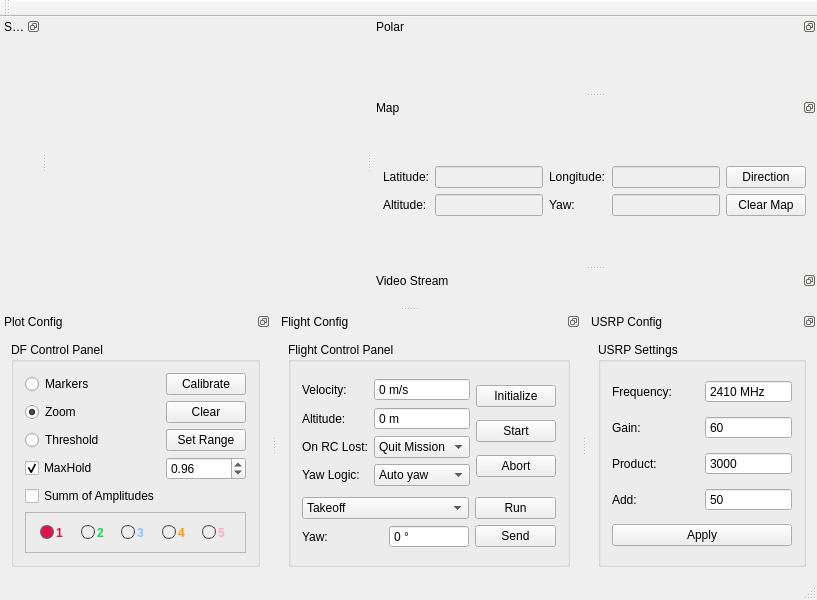
<?xml version="1.0" encoding="UTF-8"?>
<ui version="4.0">
 <class>MatriceDFView</class>
 <widget class="QMainWindow" name="MatriceDFView">
  <property name="geometry">
   <rect>
    <x>0</x>
    <y>0</y>
    <width>817</width>
    <height>600</height>
   </rect>
  </property>
  <property name="windowTitle">
   <string>MatriceDFView</string>
  </property>
  <widget class="QWidget" name="centralWidget"/>
  <widget class="QMenuBar" name="menuBar">
   <property name="geometry">
    <rect>
     <x>0</x>
     <y>0</y>
     <width>817</width>
     <height>21</height>
    </rect>
   </property>
  </widget>
  <widget class="QToolBar" name="mainToolBar">
   <attribute name="toolBarArea">
    <enum>TopToolBarArea</enum>
   </attribute>
   <attribute name="toolBarBreak">
    <bool>false</bool>
   </attribute>
  </widget>
  <widget class="QStatusBar" name="statusBar"/>
  <widget class="QDockWidget" name="spectrumDockWidget">
   <property name="sizePolicy">
    <sizepolicy hsizetype="Minimum" vsizetype="Preferred">
     <horstretch>0</horstretch>
     <verstretch>0</verstretch>
    </sizepolicy>
   </property>
   <property name="features">
    <set>QDockWidget::DockWidgetFloatable|QDockWidget::DockWidgetMovable</set>
   </property>
   <property name="windowTitle">
    <string>Spectrum</string>
   </property>
   <attribute name="dockWidgetArea">
    <number>1</number>
   </attribute>
   <widget class="QWidget" name="spectrumWidget">
    <layout class="QVBoxLayout" name="analysisLayout"/>
   </widget>
  </widget>
  <widget class="QDockWidget" name="polarDockWidget">
   <property name="sizePolicy">
    <sizepolicy hsizetype="Expanding" vsizetype="MinimumExpanding">
     <horstretch>0</horstretch>
     <verstretch>0</verstretch>
    </sizepolicy>
   </property>
   <property name="features">
    <set>QDockWidget::DockWidgetFloatable|QDockWidget::DockWidgetMovable</set>
   </property>
   <property name="windowTitle">
    <string>Polar</string>
   </property>
   <attribute name="dockWidgetArea">
    <number>2</number>
   </attribute>
   <widget class="QWidget" name="polarWidget">
    <layout class="QHBoxLayout" name="polarLayout"/>
   </widget>
  </widget>
  <widget class="QDockWidget" name="mapDockWidget">
   <property name="sizePolicy">
    <sizepolicy hsizetype="Minimum" vsizetype="Minimum">
     <horstretch>0</horstretch>
     <verstretch>0</verstretch>
    </sizepolicy>
   </property>
   <property name="floating">
    <bool>true</bool>
   </property>
   <property name="features">
    <set>QDockWidget::DockWidgetFloatable|QDockWidget::DockWidgetMovable</set>
   </property>
   <property name="windowTitle">
    <string>Map</string>
   </property>
   <attribute name="dockWidgetArea">
    <number>2</number>
   </attribute>
   <widget class="QWidget" name="mapWidget">
    <layout class="QVBoxLayout" name="verticalLayout_3">
     <item>
      <layout class="QVBoxLayout" name="mapLayout"/>
     </item>
     <item>
      <layout class="QGridLayout" name="gridLayout_6">
       <item row="1" column="1">
        <widget class="QLineEdit" name="mapAltitudeLine">
         <property name="enabled">
          <bool>false</bool>
         </property>
        </widget>
       </item>
       <item row="1" column="4">
        <widget class="QPushButton" name="clearMapButton">
         <property name="text">
          <string>Clear Map</string>
         </property>
        </widget>
       </item>
       <item row="0" column="4">
        <widget class="QPushButton" name="makeDirectionButton">
         <property name="text">
          <string>Direction</string>
         </property>
        </widget>
       </item>
       <item row="0" column="2">
        <widget class="QLabel" name="mapLongitudeLabel">
         <property name="text">
          <string>Longitude:</string>
         </property>
        </widget>
       </item>
       <item row="0" column="3">
        <widget class="QLineEdit" name="mapLongitudeLine">
         <property name="enabled">
          <bool>false</bool>
         </property>
        </widget>
       </item>
       <item row="0" column="0">
        <widget class="QLabel" name="mapLatitudeLabel">
         <property name="text">
          <string>Latitude:</string>
         </property>
        </widget>
       </item>
       <item row="0" column="1">
        <widget class="QLineEdit" name="mapLatitudeLine">
         <property name="enabled">
          <bool>false</bool>
         </property>
        </widget>
       </item>
       <item row="1" column="0">
        <widget class="QLabel" name="mapAltitudeLabel">
         <property name="text">
          <string>Altitude:</string>
         </property>
        </widget>
       </item>
       <item row="1" column="2">
        <widget class="QLabel" name="mapYawLabel">
         <property name="text">
          <string>Yaw:</string>
         </property>
        </widget>
       </item>
       <item row="1" column="3">
        <widget class="QLineEdit" name="mapYawLine">
         <property name="enabled">
          <bool>false</bool>
         </property>
        </widget>
       </item>
      </layout>
     </item>
    </layout>
   </widget>
  </widget>
  <widget class="QDockWidget" name="videoDockWidget">
   <property name="sizePolicy">
    <sizepolicy hsizetype="Minimum" vsizetype="Minimum">
     <horstretch>0</horstretch>
     <verstretch>0</verstretch>
    </sizepolicy>
   </property>
   <property name="floating">
    <bool>false</bool>
   </property>
   <property name="features">
    <set>QDockWidget::DockWidgetFloatable|QDockWidget::DockWidgetMovable</set>
   </property>
   <property name="windowTitle">
    <string>Video Stream</string>
   </property>
   <attribute name="dockWidgetArea">
    <number>2</number>
   </attribute>
   <widget class="QWidget" name="videoWidget"/>
  </widget>
  <widget class="QDockWidget" name="plotConfigDockWidget">
   <property name="sizePolicy">
    <sizepolicy hsizetype="Maximum" vsizetype="Maximum">
     <horstretch>0</horstretch>
     <verstretch>0</verstretch>
    </sizepolicy>
   </property>
   <property name="features">
    <set>QDockWidget::DockWidgetFloatable|QDockWidget::DockWidgetMovable</set>
   </property>
   <property name="allowedAreas">
    <set>Qt::BottomDockWidgetArea|Qt::RightDockWidgetArea|Qt::TopDockWidgetArea</set>
   </property>
   <property name="windowTitle">
    <string>Plot Config</string>
   </property>
   <attribute name="dockWidgetArea">
    <number>8</number>
   </attribute>
   <widget class="QWidget" name="plotConfigWidget">
    <layout class="QVBoxLayout" name="verticalLayout">
     <item>
      <widget class="QGroupBox" name="dfControlBox">
       <property name="title">
        <string>DF Control Panel</string>
       </property>
       <layout class="QGridLayout" name="gridLayout">
        <item row="3" column="1">
         <widget class="QDoubleSpinBox" name="expSpinBox">
          <property name="minimum">
           <double>0.900000000000000</double>
          </property>
          <property name="maximum">
           <double>1.000000000000000</double>
          </property>
          <property name="singleStep">
           <double>0.010000000000000</double>
          </property>
          <property name="value">
           <double>0.960000000000000</double>
          </property>
         </widget>
        </item>
        <item row="0" column="1">
         <widget class="QPushButton" name="calibrateButton">
          <property name="text">
           <string>Calibrate</string>
          </property>
          <property name="checkable">
           <bool>true</bool>
          </property>
         </widget>
        </item>
        <item row="1" column="1">
         <widget class="QPushButton" name="clearDiagramButton">
          <property name="text">
           <string>Clear</string>
          </property>
         </widget>
        </item>
        <item row="5" column="0" colspan="2">
         <widget class="QFrame" name="markerFrame">
          <property name="frameShape">
           <enum>QFrame::StyledPanel</enum>
          </property>
          <property name="frameShadow">
           <enum>QFrame::Plain</enum>
          </property>
          <property name="midLineWidth">
           <number>1</number>
          </property>
          <layout class="QHBoxLayout" name="horizontalLayout">
           <item>
            <widget class="QRadioButton" name="marker1">
             <property name="font">
              <font>
               <weight>75</weight>
               <bold>true</bold>
              </font>
             </property>
             <property name="styleSheet">
              <string notr="true">QRadioButton {
        color: #dc144b;
        padding: 1px 7px 1px 3px;
        spacing: 2px;
}

QRadioButton::indicator::unchecked {
        background-color: #EEEEEE;
        border: 1px solid #424242;
        border-radius: 7px;
}

QRadioButton::indicator::checked {
        background-color: #dc144b;
	   border: 1px solid #536D79;
        border-radius: 7px;
}</string>
             </property>
             <property name="text">
              <string>1</string>
             </property>
             <property name="checked">
              <bool>true</bool>
             </property>
             <attribute name="buttonGroup">
              <string notr="true">markersButtonGroup</string>
             </attribute>
            </widget>
           </item>
           <item>
            <widget class="QRadioButton" name="marker2">
             <property name="font">
              <font>
               <weight>75</weight>
               <bold>true</bold>
              </font>
             </property>
             <property name="styleSheet">
              <string notr="true">QRadioButton {
        color: #0bda51;
        padding: 1px 7px 1px 3px;
        spacing: 2px;
}

QRadioButton::indicator::unchecked {
        background-color: #EEEEEE;
        border: 1px solid #424242;
        border-radius: 7px;
}

QRadioButton::indicator::checked {
        background-color: #0bda51;
	    border: 1px solid #536D79;
        border-radius: 7px;
}</string>
             </property>
             <property name="text">
              <string>2</string>
             </property>
             <attribute name="buttonGroup">
              <string notr="true">markersButtonGroup</string>
             </attribute>
            </widget>
           </item>
           <item>
            <widget class="QRadioButton" name="marker3">
             <property name="font">
              <font>
               <weight>75</weight>
               <bold>true</bold>
              </font>
             </property>
             <property name="styleSheet">
              <string notr="true">QRadioButton {
        color: #7fc7ff;
        padding: 1px 7px 1px 3px;
        spacing: 2px;
}

QRadioButton::indicator::unchecked {
        background-color: #EEEEEE;
        border: 1px solid #424242;
        border-radius: 7px;
}

QRadioButton::indicator::checked {
        background-color: #7fc7ff;
	    border: 1px solid #536D79;
        border-radius: 7px;
}</string>
             </property>
             <property name="text">
              <string>3</string>
             </property>
             <attribute name="buttonGroup">
              <string notr="true">markersButtonGroup</string>
             </attribute>
            </widget>
           </item>
           <item>
            <widget class="QRadioButton" name="marker4">
             <property name="font">
              <font>
               <weight>75</weight>
               <bold>true</bold>
              </font>
             </property>
             <property name="styleSheet">
              <string notr="true">QRadioButton {
        color: #ff9900;
        padding: 1px 7px 1px 3px;
        spacing: 2px;
}

QRadioButton::indicator::unchecked {
        background-color: #EEEEEE;
        border: 1px solid #424242;
        border-radius: 7px;
}

QRadioButton::indicator::checked {
        background-color: #ff9900;
	    border: 1px solid #536D79;
        border-radius: 7px;
}</string>
             </property>
             <property name="text">
              <string>4</string>
             </property>
             <attribute name="buttonGroup">
              <string notr="true">markersButtonGroup</string>
             </attribute>
            </widget>
           </item>
           <item>
            <widget class="QRadioButton" name="marker5">
             <property name="font">
              <font>
               <weight>75</weight>
               <bold>true</bold>
              </font>
             </property>
             <property name="styleSheet">
              <string notr="true">QRadioButton {
        color: #ffaacc;
        padding: 1px 7px 1px 3px;
        spacing: 2px;
}

QRadioButton::indicator::unchecked {
        background-color: #EEEEEE;
        border: 1px solid #424242;
        border-radius: 7px;
}

QRadioButton::indicator::checked {
        background-color: #ffaacc;
	    border: 1px solid #536D79;
        border-radius: 7px;
}</string>
             </property>
             <property name="text">
              <string>5</string>
             </property>
             <attribute name="buttonGroup">
              <string notr="true">markersButtonGroup</string>
             </attribute>
            </widget>
           </item>
          </layout>
         </widget>
        </item>
        <item row="0" column="0">
         <widget class="QRadioButton" name="markersRadioButton">
          <property name="text">
           <string>Markers</string>
          </property>
          <property name="checked">
           <bool>false</bool>
          </property>
          <attribute name="buttonGroup">
           <string notr="true">modeButtonGroup</string>
          </attribute>
         </widget>
        </item>
        <item row="2" column="1">
         <widget class="QPushButton" name="setRangeButton">
          <property name="text">
           <string>Set Range</string>
          </property>
         </widget>
        </item>
        <item row="3" column="0">
         <widget class="QCheckBox" name="maxHoldCheckBox">
          <property name="text">
           <string>MaxHold</string>
          </property>
          <property name="checked">
           <bool>true</bool>
          </property>
         </widget>
        </item>
        <item row="1" column="0">
         <widget class="QRadioButton" name="zoomRadioButton">
          <property name="text">
           <string>Zoom</string>
          </property>
          <property name="checked">
           <bool>true</bool>
          </property>
          <attribute name="buttonGroup">
           <string notr="true">modeButtonGroup</string>
          </attribute>
         </widget>
        </item>
        <item row="2" column="0">
         <widget class="QRadioButton" name="threshRadioButton">
          <property name="text">
           <string>Threshold</string>
          </property>
          <attribute name="buttonGroup">
           <string notr="true">modeButtonGroup</string>
          </attribute>
         </widget>
        </item>
        <item row="4" column="0">
         <widget class="QCheckBox" name="amModeCheckBox">
          <property name="text">
           <string>Summ of Amplitudes</string>
          </property>
         </widget>
        </item>
       </layout>
      </widget>
     </item>
    </layout>
   </widget>
  </widget>
  <widget class="QDockWidget" name="flightConfigDockWidget">
   <property name="sizePolicy">
    <sizepolicy hsizetype="Maximum" vsizetype="Maximum">
     <horstretch>0</horstretch>
     <verstretch>0</verstretch>
    </sizepolicy>
   </property>
   <property name="features">
    <set>QDockWidget::DockWidgetFloatable|QDockWidget::DockWidgetMovable</set>
   </property>
   <property name="allowedAreas">
    <set>Qt::BottomDockWidgetArea|Qt::RightDockWidgetArea|Qt::TopDockWidgetArea</set>
   </property>
   <property name="windowTitle">
    <string>Flight Config</string>
   </property>
   <attribute name="dockWidgetArea">
    <number>8</number>
   </attribute>
   <widget class="QWidget" name="flightConfigWidget">
    <layout class="QGridLayout" name="gridLayout_4">
     <item row="0" column="0">
      <widget class="QGroupBox" name="flightControlBox">
       <property name="title">
        <string>Flight Control Panel</string>
       </property>
       <layout class="QGridLayout" name="gridLayout_5">
        <item row="0" column="0">
         <layout class="QFormLayout" name="flightParametersLayout">
          <item row="0" column="0">
           <widget class="QLabel" name="velocityLabel">
            <property name="text">
             <string>Velocity:</string>
            </property>
           </widget>
          </item>
          <item row="1" column="0">
           <widget class="QLabel" name="altitudeLabel">
            <property name="text">
             <string>Altitude:</string>
            </property>
           </widget>
          </item>
          <item row="2" column="0">
           <widget class="QLabel" name="onRCLostLabel">
            <property name="text">
             <string>On RC Lost:</string>
            </property>
           </widget>
          </item>
          <item row="3" column="0">
           <widget class="QLabel" name="yawLogicLabel">
            <property name="text">
             <string>Yaw Logic:</string>
            </property>
           </widget>
          </item>
          <item row="0" column="1">
           <widget class="QSpinBox" name="wpVelocitySpinBox">
            <property name="buttonSymbols">
             <enum>QAbstractSpinBox::NoButtons</enum>
            </property>
            <property name="suffix">
             <string> m/s</string>
            </property>
            <property name="maximum">
             <number>50</number>
            </property>
           </widget>
          </item>
          <item row="1" column="1">
           <widget class="QSpinBox" name="wpAltitudeSpinBox">
            <property name="buttonSymbols">
             <enum>QAbstractSpinBox::NoButtons</enum>
            </property>
            <property name="suffix">
             <string> m</string>
            </property>
            <property name="maximum">
             <number>150</number>
            </property>
           </widget>
          </item>
          <item row="2" column="1">
           <widget class="QComboBox" name="wpRCLostComboBox">
            <item>
             <property name="text">
              <string>Quit Mission</string>
             </property>
            </item>
            <item>
             <property name="text">
              <string>Keep Going</string>
             </property>
            </item>
           </widget>
          </item>
          <item row="3" column="1">
           <widget class="QComboBox" name="wpYawComboBox">
            <item>
             <property name="text">
              <string>Auto yaw</string>
             </property>
            </item>
            <item>
             <property name="text">
              <string>No yaw</string>
             </property>
            </item>
            <item>
             <property name="text">
              <string>RC yaw</string>
             </property>
            </item>
            <item>
             <property name="text">
              <string>Waypoint</string>
             </property>
            </item>
           </widget>
          </item>
         </layout>
        </item>
        <item row="0" column="1">
         <layout class="QVBoxLayout" name="missionControlLayout">
          <item>
           <widget class="QPushButton" name="wpInitButton">
            <property name="text">
             <string>Initialize</string>
            </property>
           </widget>
          </item>
          <item>
           <widget class="QPushButton" name="wpStartButton">
            <property name="text">
             <string>Start</string>
            </property>
           </widget>
          </item>
          <item>
           <widget class="QPushButton" name="wpAbortButton">
            <property name="text">
             <string>Abort</string>
            </property>
           </widget>
          </item>
         </layout>
        </item>
        <item row="1" column="0" colspan="2">
         <layout class="QGridLayout" name="simpleCommandsLayout">
          <item row="1" column="1">
           <widget class="QSpinBox" name="commandYawSpinBox">
            <property name="buttonSymbols">
             <enum>QAbstractSpinBox::NoButtons</enum>
            </property>
            <property name="suffix">
             <string> °</string>
            </property>
            <property name="maximum">
             <number>359</number>
            </property>
           </widget>
          </item>
          <item row="1" column="0">
           <widget class="QLabel" name="commandYawLabel">
            <property name="text">
             <string>Yaw:</string>
            </property>
           </widget>
          </item>
          <item row="1" column="2">
           <widget class="QPushButton" name="yawSendButton">
            <property name="text">
             <string>Send</string>
            </property>
           </widget>
          </item>
          <item row="0" column="2">
           <widget class="QPushButton" name="runCommandButton">
            <property name="text">
             <string>Run</string>
            </property>
           </widget>
          </item>
          <item row="0" column="0" colspan="2">
           <widget class="QComboBox" name="commandComboBox">
            <item>
             <property name="text">
              <string>Takeoff</string>
             </property>
            </item>
            <item>
             <property name="text">
              <string>Land</string>
             </property>
            </item>
            <item>
             <property name="text">
              <string>Go Home</string>
             </property>
            </item>
            <item>
             <property name="text">
              <string>Exit Takeoff</string>
             </property>
            </item>
            <item>
             <property name="text">
              <string>Exit Landing</string>
             </property>
            </item>
            <item>
             <property name="text">
              <string>Exig GoHome</string>
             </property>
            </item>
            <item>
             <property name="text">
              <string>Calibrate Compass</string>
             </property>
            </item>
            <item>
             <property name="text">
              <string>Exit Compass Calibration</string>
             </property>
            </item>
            <item>
             <property name="text">
              <string>Landing Gear Up</string>
             </property>
            </item>
            <item>
             <property name="text">
              <string>Landing Gear Down</string>
             </property>
            </item>
           </widget>
          </item>
         </layout>
        </item>
       </layout>
      </widget>
     </item>
    </layout>
   </widget>
  </widget>
  <widget class="QDockWidget" name="usrpConfigDockWidget">
   <property name="sizePolicy">
    <sizepolicy hsizetype="Maximum" vsizetype="Maximum">
     <horstretch>0</horstretch>
     <verstretch>0</verstretch>
    </sizepolicy>
   </property>
   <property name="features">
    <set>QDockWidget::DockWidgetFloatable|QDockWidget::DockWidgetMovable</set>
   </property>
   <property name="allowedAreas">
    <set>Qt::BottomDockWidgetArea|Qt::RightDockWidgetArea|Qt::TopDockWidgetArea</set>
   </property>
   <property name="windowTitle">
    <string>USRP Config</string>
   </property>
   <attribute name="dockWidgetArea">
    <number>8</number>
   </attribute>
   <widget class="QWidget" name="usrpConfigWidget">
    <layout class="QGridLayout" name="gridLayout_2">
     <item row="0" column="0">
      <widget class="QGroupBox" name="usrpBox">
       <property name="title">
        <string>USRP Settings</string>
       </property>
       <layout class="QGridLayout" name="gridLayout_3">
        <item row="0" column="0">
         <widget class="QLabel" name="frequencyLabel">
          <property name="text">
           <string>Frequency:</string>
          </property>
         </widget>
        </item>
        <item row="0" column="1">
         <widget class="QDoubleSpinBox" name="frequencySpinBox">
          <property name="buttonSymbols">
           <enum>QAbstractSpinBox::NoButtons</enum>
          </property>
          <property name="suffix">
           <string> MHz</string>
          </property>
          <property name="decimals">
           <number>0</number>
          </property>
          <property name="minimum">
           <double>70.000000000000000</double>
          </property>
          <property name="maximum">
           <double>6000.000000000000000</double>
          </property>
          <property name="value">
           <double>2410.000000000000000</double>
          </property>
         </widget>
        </item>
        <item row="1" column="0">
         <widget class="QLabel" name="gainLabel">
          <property name="text">
           <string>Gain:</string>
          </property>
         </widget>
        </item>
        <item row="3" column="1">
         <widget class="QDoubleSpinBox" name="addSpinxBox">
          <property name="buttonSymbols">
           <enum>QAbstractSpinBox::NoButtons</enum>
          </property>
          <property name="decimals">
           <number>0</number>
          </property>
          <property name="maximum">
           <double>32000.000000000000000</double>
          </property>
          <property name="value">
           <double>50.000000000000000</double>
          </property>
         </widget>
        </item>
        <item row="1" column="1">
         <widget class="QDoubleSpinBox" name="gainSpinBox">
          <property name="buttonSymbols">
           <enum>QAbstractSpinBox::NoButtons</enum>
          </property>
          <property name="decimals">
           <number>0</number>
          </property>
          <property name="minimum">
           <double>1.000000000000000</double>
          </property>
          <property name="maximum">
           <double>60.000000000000000</double>
          </property>
          <property name="value">
           <double>60.000000000000000</double>
          </property>
         </widget>
        </item>
        <item row="2" column="1">
         <widget class="QDoubleSpinBox" name="productSpinBox">
          <property name="buttonSymbols">
           <enum>QAbstractSpinBox::NoButtons</enum>
          </property>
          <property name="decimals">
           <number>0</number>
          </property>
          <property name="maximum">
           <double>32000.000000000000000</double>
          </property>
          <property name="value">
           <double>3000.000000000000000</double>
          </property>
         </widget>
        </item>
        <item row="3" column="0">
         <widget class="QLabel" name="addLabel">
          <property name="text">
           <string>Add:</string>
          </property>
         </widget>
        </item>
        <item row="2" column="0">
         <widget class="QLabel" name="productLabel">
          <property name="text">
           <string>Product:</string>
          </property>
         </widget>
        </item>
        <item row="4" column="0" colspan="2">
         <widget class="QPushButton" name="applyButton">
          <property name="text">
           <string>Apply</string>
          </property>
         </widget>
        </item>
       </layout>
      </widget>
     </item>
    </layout>
   </widget>
  </widget>
 </widget>
 <layoutdefault spacing="6" margin="11"/>
 <resources/>
 <connections/>
 <buttongroups>
  <buttongroup name="markersButtonGroup"/>
  <buttongroup name="modeButtonGroup"/>
 </buttongroups>
</ui>
